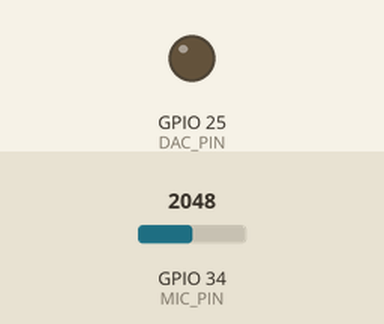
A sketch run on a simulated ESP32. Shown: output pins drawn as LEDs (lit = HIGH). The test bench sets the inputs (shaded band); at power-on: GPIO 34 (MIC_PIN) = 2048 (analog values on the 0–4095 scale). What the sketch prints to the serial monitor is not drawn.

Above: at 0.0 s.
At 2.1 s:
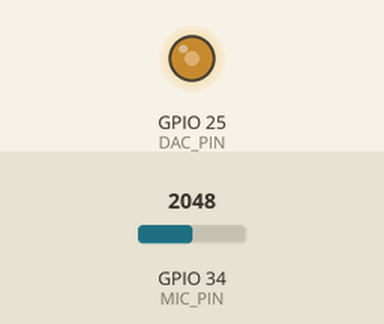
Timing chart, 0 to 3.6 s (numbered marks = the images above):
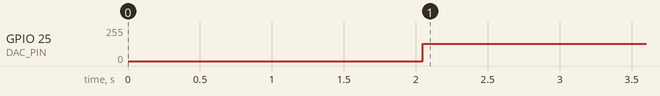

The sketch:

chirp_captura.ino
```cpp
#include <math.h>

const int DAC_PIN = 25;
const int MIC_PIN = 34;

const int FS = 20000;
const int N = 2000;              // 100 ms

const int CHIRP_MS = 20;
const int N_CHIRP = FS * CHIRP_MS / 1000;

const float F1 = 2000.0;
const float F2 = 5000.0;

uint16_t muestras[N];

void setup() {
  Serial.begin(115200);
  analogReadResolution(12);
  delay(2000);
}

void loop() {

  float fase = 0;
  unsigned long siguiente = micros();

  // Emitir chirp y capturar micrófono
  for (int n = 0; n < N; n++) {

    if (n < N_CHIRP) {

      float f = F1 + (F2 - F1) *
                ((float)n / N_CHIRP);

      fase += 2.0 * PI * f / FS;

      int salida = 128 + 100 * sin(fase);

      dacWrite(DAC_PIN, salida);

    } else {
      dacWrite(DAC_PIN, 128);
    }

    muestras[n] = analogRead(MIC_PIN);

    siguiente += 1000000 / FS;

    while ((long)(micros() - siguiente) < 0) {}
  }

  dacWrite(DAC_PIN, 128);

  // Mostrar las muestras capturadas
  for (int i = 0; i < N; i++) {
    Serial.println(muestras[i]);
  }

  Serial.println("FIN");
  delay(2000);
}
```

Measured:
- by itself, GPIO 25 (DAC_PIN): 0/255 → 128/255 at 2.0 s
